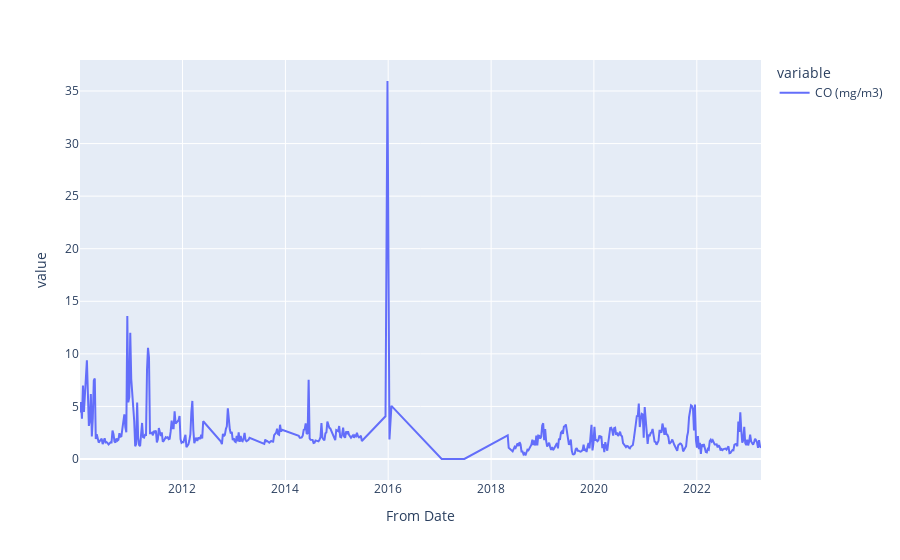

The notebook cell this image was saved under:
### Code cell
px.line(series_co)

### Figure 1 — Plotly figure (JSON) as saved in the notebook; plotly's stock layout.template omitted (floating-point values rounded to 4 significant figures; data arrays with more than 128 entries replaced by an {"elided": "..."} marker saying what was removed)
{"data": [{"hovertemplate": "variable=CO (mg/m3)<br>From Date=%{x}<br>value=%{y}<extra></extra>", "legendgroup": "CO (mg/m3)", "line": {"color": "#636efa", "dash": "solid"}, "marker": {"symbol": "circle"}, "mode": "lines", "name": "CO (mg/m3)", "orientation": "v", "showlegend": true, "type": "scatter", "x": {"elided": "492 str values"}, "xaxis": "x", "y": {"elided": "492 float values"}, "yaxis": "y"}], "layout": {"legend": {"title": {"text": "variable"}, "tracegroupgap": 0}, "margin": {"t": 60}, "xaxis": {"anchor": "y", "domain": [0, 1], "title": {"text": "From Date"}}, "yaxis": {"anchor": "x", "domain": [0, 1], "title": {"text": "value"}}}}
